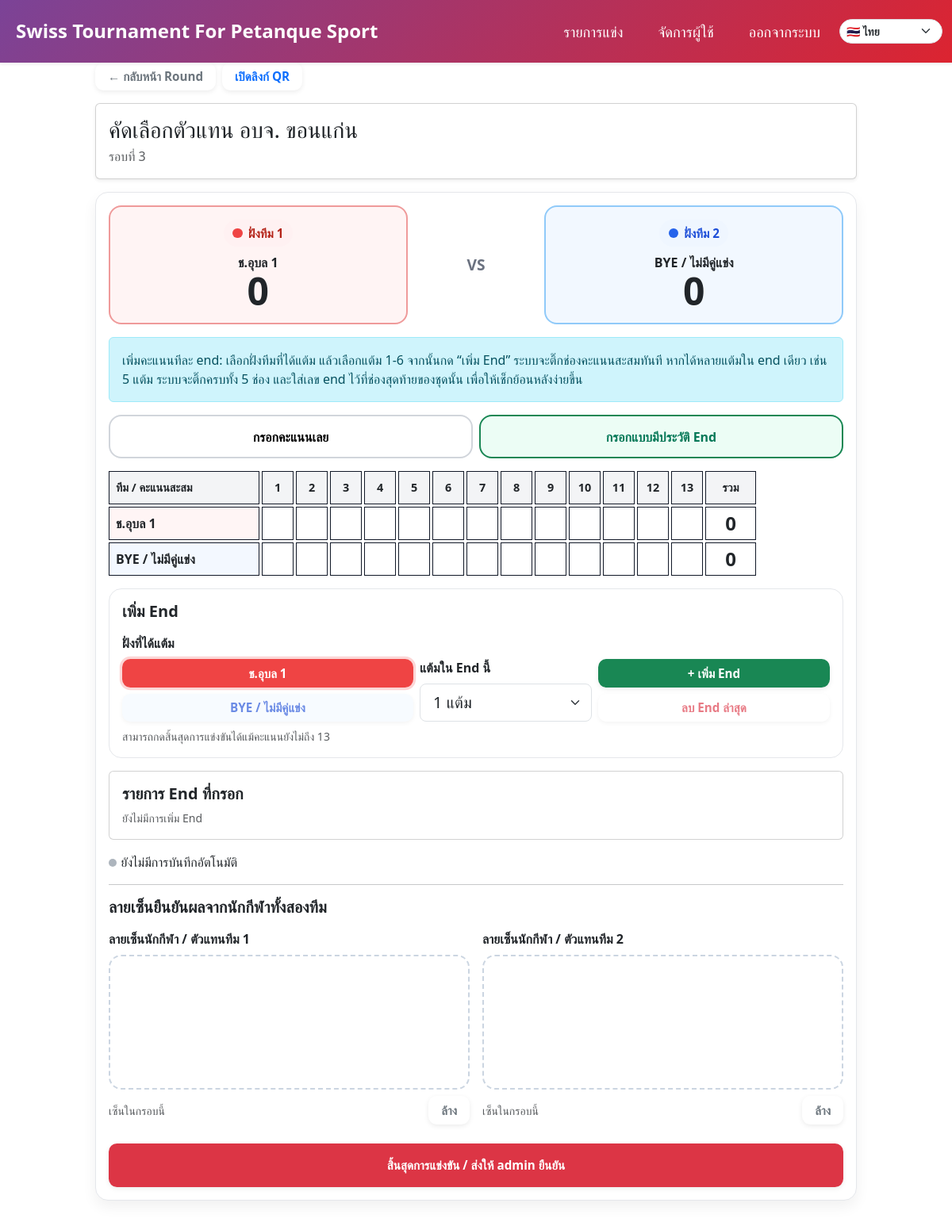
/event/1/match/73/scorecard (signed in), run on an earlier commit of the app's database.
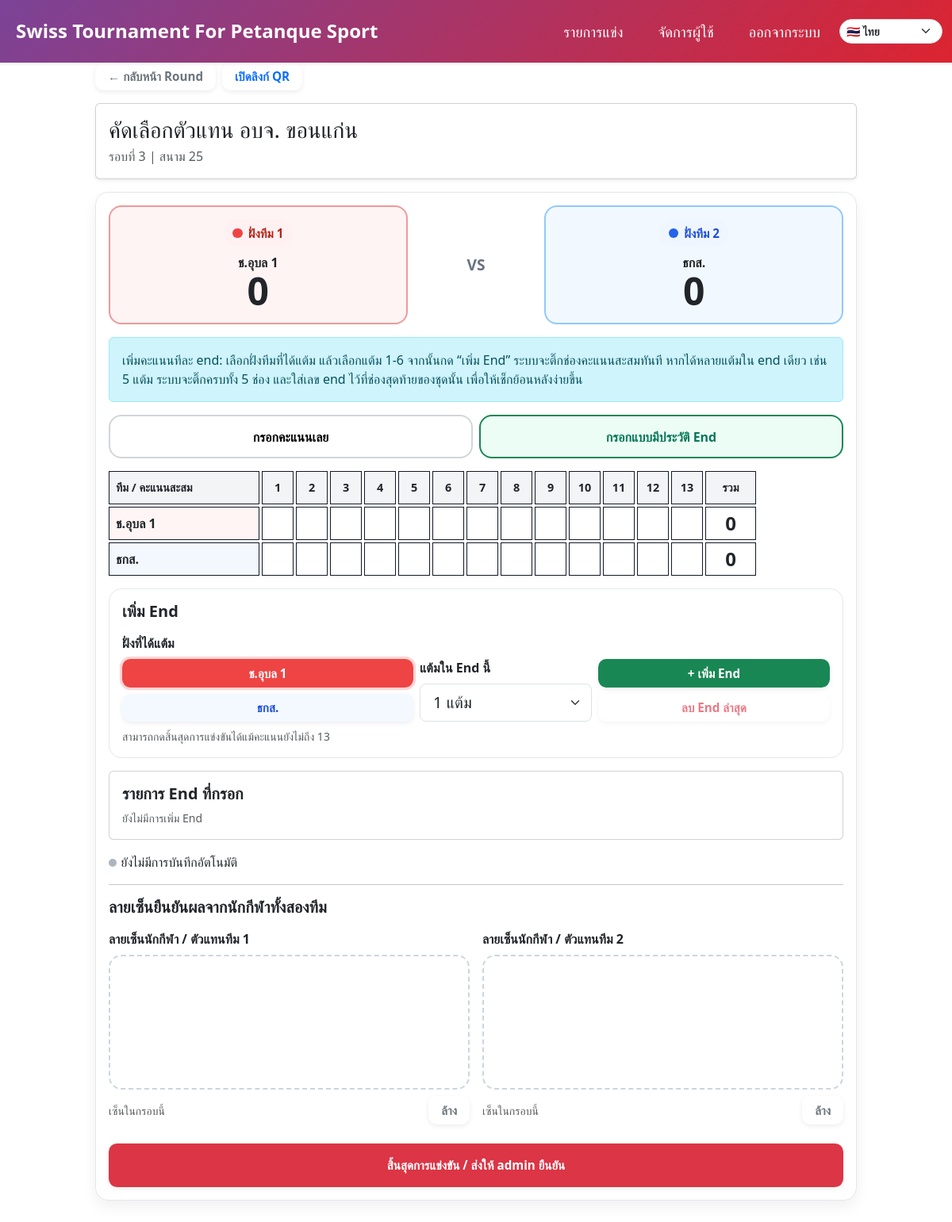
And on a later commit of the database.
### models.py (models this page shows)
class Match(db.Model):
    __tablename__ = "matches"
    __table_args__ = (
        Index("ix_matches_event_round", "event_id", "round"),
        Index("ix_matches_event_locked", "event_id", "is_locked"),
        Index("ix_matches_event_round_locked", "event_id", "round", "is_locked"),
    )
    id = db.Column(db.Integer, primary_key=True)
    event_id = db.Column(db.Integer, db.ForeignKey("events.id"), nullable=False)
    round = db.Column(db.Integer, nullable=False)
    team1_id = db.Column(db.Integer, db.ForeignKey("teams.id"), nullable=False)
    team2_id = db.Column(db.Integer, db.ForeignKey("teams.id"), nullable=True)  # None = Bye
    team1_score = db.Column(db.Integer, default=0)
    team2_score = db.Column(db.Integer, default=0)
    pending_team1_score = db.Column(db.Integer, nullable=True)
    pending_team2_score = db.Column(db.Integer, nullable=True)
    pending_is_submitted = db.Column(db.Boolean, default=False, nullable=False)
    pending_submitted_by_id = db.Column(db.Integer, db.ForeignKey("users.id"), nullable=True)
    pending_submitted_at = db.Column(db.DateTime, nullable=True)
    team1_signature = db.Column(db.Text, nullable=True)
    team2_signature = db.Column(db.Text, nullable=True)
    scorer_signature = db.Column(db.Text, nullable=True)
    score_ends = db.Column(db.Text, nullable=True)
    scorecard_token = db.Column(db.String(80), unique=True, nullable=True, index=True)
    is_locked = db.Column(db.Boolean, default=False)
    field = db.Column(db.Integer, nullable=True)
    team1 = db.relationship("Team", foreign_keys=[team1_id], backref="matches_as_team1")
    team2 = db.relationship("Team", foreign_keys=[team2_id], backref="matches_as_team2")
    pending_submitted_by = db.relationship("User", foreign_keys=[pending_submitted_by_id])
    is_manual = db.Column(db.Boolean, default=True)  # เพื่อแยกจากการจับอัตโนมัติ

class Team(db.Model):
    __tablename__ = "teams"
    id = db.Column(db.Integer, primary_key=True)
    name = db.Column(db.String(100), nullable=False)
    event_id = db.Column(db.Integer, db.ForeignKey("events.id"), nullable=False)

### app.py (the view)
@app.route('/event/<int:event_id>/match/<int:match_id>/scorecard', methods=['GET'])
@login_required
@roles_required('user', 'admin', 'superadmin')
def online_scorecard(event_id, match_id):
    event = Event.query.get_or_404(event_id)
    match = Match.query.get_or_404(match_id)
    if match.event_id != event.id:
        flash("คู่แข่งขันไม่ตรงกับรายการนี้", "danger")
        return redirect(url_for("event_detail", event_id=event.id))
    ensure_match_scorecard_token(match)
    db.session.commit()
    teams = {team.id: team.name for team in Team.query.filter_by(event_id=event.id).all()}
    try:
        score_ends, _, _ = normalize_score_ends(match.score_ends or '[]')
    except Exception:
        score_ends = []
    return render_template(
        'online_scorecard.html',
        event=event,
        match=match,
        teams=teams,
        score_ends=score_ends,
        is_public_scorecard=False,
        scorecard_public_url=url_for('public_online_scorecard', token=match.scorecard_token, _external=True),
    )

### app.py (called while the page is built, shortened)
def get_current_lang():
    lang = request.args.get("lang") or session.get("lang") or "th"
    if lang not in SUPPORTED_LANGS:
        lang = "th"
    session["lang"] = lang
    return lang

@app.context_processor
def inject_i18n():
    lang = get_current_lang()
    return {
        "current_lang": lang,
        "supported_langs": SUPPORTED_LANGS,
        "text_translations": TEXT_TRANSLATIONS,
        "t": lambda key: translate(key, lang),
    }

def ensure_match_scorecard_token(match):
    if getattr(match, "scorecard_token", None):
        return match.scorecard_token
    match.scorecard_token = secrets.token_urlsafe(24)
    return match.scorecard_token

@login_manager.user_loader
def load_user(user_id):
    return User.query.get(int(user_id))

def normalize_score_ends(raw_ends):
    if raw_ends in (None, ''):
        raw_ends = []
    if isinstance(raw_ends, str):
        raw_ends = json.loads(raw_ends or '[]')
    if not isinstance(raw_ends, list):
        raise ValueError('รูปแบบรายการ ends ไม่ถูกต้อง')
    clean = []
    team1_total = 0
    team2_total = 0
    return clean, team1_total, team2_total

### templates/online_scorecard.html (shortened to what the changed rows need)
{% extends 'base.html' %}
{% block content %}
<div class="scorecard-wrap">
  <div class="card shadow-sm mb-3">
    <div class="card-body">
      <h3 class="mb-1">{{ event.name }}</h3>
      <div class="text-muted">รอบที่ {{ match.round }}{% if match.field %} | สนาม {{ match.field }}{% endif %}</div>
    </div>
  </div>
  {% set has_saved_signatures = match.team1_signature or match.team2_signature %}
  <form method="POST" action="{% if is_public_scorecard %}{{ url_for('public_finish_online_scorecard', token=match.scorecard_token) }}{% else %}{{ url_for('finish_online_scorecard', event_id=event.id, match_id=match.id) }}{% endif %}" class="team-card" id="finishForm">
    <div class="row g-3 mb-3">
      <div class="col-5"><div class="live-score-box team2-box"><div class="mb-2"><span class="team-chip team2-chip">{{ t('side_team_2') }}</span></div><div class="fw-bold text-truncate">{{ teams[match.team2_id] if match.team2_id else t('bye') }}</div><div class="live-score-number" id="team2Total">0</div></div></div>
    </div>
    <div id="endsScorePanel">
    <div class="score-sheet-mobile mb-3">
      <div class="score-grid" id="scoreGrid">
        <div class="score-cell header-cell team-cell">ทีม / คะแนนสะสม</div>
        {% for i in range(1, 14) %}<div class="score-cell header-cell">{{ i }}</div>{% endfor %}
        <div class="score-cell header-cell">รวม</div>
        <div class="score-cell team-cell team1-row" title="{{ teams[match.team1_id] if match.team1_id else '-' }}">{{ teams[match.team1_id] if match.team1_id else '-' }}</div>
        {% for i in range(1, 14) %}<div class="score-cell" data-team="1" data-total="{{ i }}"></div>{% endfor %}
        <div class="score-cell fs-4" id="team1TotalCell">0</div>
        <div class="score-cell team-cell team2-row" title="{{ teams[match.team2_id] if match.team2_id else t('bye') }}">{{ teams[match.team2_id] if match.team2_id else t('bye') }}</div>
        {% for i in range(1, 14) %}<div class="score-cell" data-team="2" data-total="{{ i }}"></div>{% endfor %}
        <div class="score-cell fs-4" id="team2TotalCell">0</div>
      </div>
    </div>
    <div class="end-control mb-3">
      <div class="row g-2 align-items-end">
        <div class="col-12 col-md-5">
          <div class="d-grid gap-2">
            <button type="button" class="btn btn-outline-primary btn-team-choice active" data-team-choice="1">{{ teams[match.team1_id] if match.team1_id else '-' }}</button>
            <button type="button" class="btn btn-outline-primary btn-team-choice" data-team-choice="2" {% if not match.team2_id %}disabled{% endif %}>{{ teams[match.team2_id] if match.team2_id else t('bye') }}</button>
          </div>
        </div>
      </div>
    </div>
    </div>
  </form>
</div>
{% endblock %}

What changed in the data, as far as the page shows it:
changed Match: field (not shown) → "25"; team2_id empty → 50 (drawn)
now on this page (row unchanged): Team: name "ธกส."
Also different on the page:
{{ teams[match.team2_id] if match.team2_id else t('bye') }}: "BYE / ไม่มีคู่แข่ง" → (not shown)
text now shown: "| สนาม"
